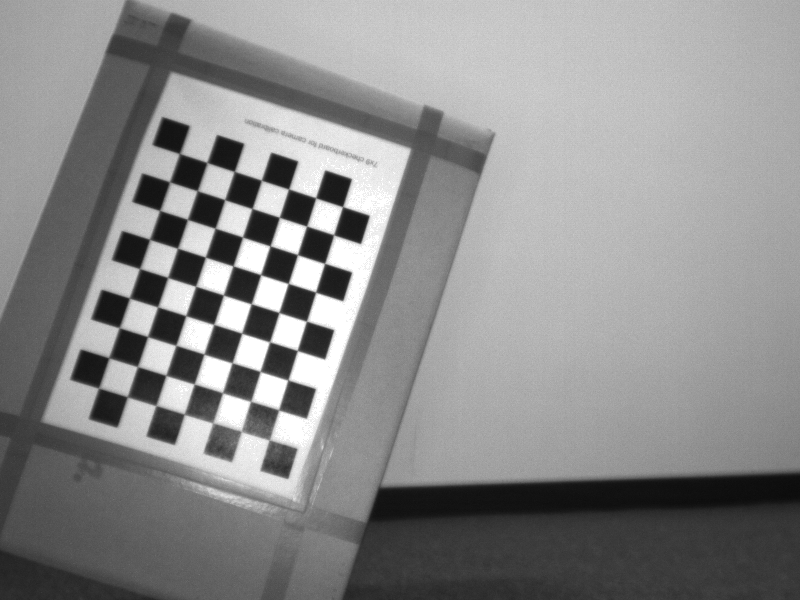
//> input picture image1/9.png, 800 x 600 px
$ ./main   (built with g++ and OpenCV 4)
//> lines starting //> are read from the running program, lines starting //| are printed output that depends on the picture
#include </usr/include/eigen3/Eigen/Dense>
#include <opencv2/opencv.hpp>
#include <opencv2/core/eigen.hpp>
#include <iostream>
#include <fstream>

#define PI 3.141592653589793
#define calibration 0
#define pnp 0
#define getData_pic 0
#define img_calibration 1

using namespace cv;
using namespace std;

bool getCodePose(vector<Point2f> codePoints);


int main(int argc, char *argv[])
{
    if(calibration)
    {
        ifstream fin("pic_data.txt"); //图片路径
        ofstream fout("calibration_result.txt");    //结果存储

        cout << "开始提取角点......" << endl;

        int image_count = 0;
        Size image_size;
        Size board_size = Size(7, 9);   //标定版上行列角点数
        vector<Point2f> image_points_buf; //缓存每幅图像上检测到的角点
        vector< vector<Point2f> > image_points_seq; //保存检测的所有角点
        string filename;
        //int count = -1;

        while( getline(fin, filename) )
        {
            image_count++;
            cout << "image_count = " << image_count << endl;
            // cout << "-->count = " << count;
            Mat imageInput = imread(filename);
            // cout << imageInput.channels() << endl;
            // imshow(filename, imageInput);
            // waitKey(0);
            if(image_count == 1)
            {
                image_size.width = imageInput.cols;
                image_size.height = imageInput.rows;
                cout << "image_size.width = " << image_size.width << endl;
                cout << "iamge_size.height = " << image_size.height << endl;
            }

            //提取角点
            if(findChessboardCorners(imageInput, board_size, image_points_buf) == 0)
            {
                cout << "can not find chessboard corners! \n";
                exit(1);
            }
            else
            {
                Mat view_gray;
                cvtColor(imageInput, view_gray, CV_RGB2GRAY);
                //亚像素精确化
                find4QuadCornerSubpix(view_gray, image_points_buf, Size(11,11));
                image_points_seq.push_back(image_points_buf);
                //显示角点位置
                drawChessboardCorners(view_gray, board_size, image_points_buf, true);
                imshow("camera_calibration", view_gray);
                waitKey(100);
            }
        }

        int total = image_points_seq.size();
        cout << "total = " << total << endl;
        int CornerNum = board_size.width * board_size.height;   //每张图片上总的角点数
        for(int n=0; n<total; n++)
        {
            if(n % CornerNum == 0)
            {
                int i = -1;
                i = n/CornerNum;
                int j = i+1;
                cout << "--> 第 " << j << "图片数据 --> : " << endl;
            }
            if(n % 3 == 0)
            {
                cout << endl;
            }
            else
            {
                cout.width(10);
            }

            //输出所有角点
            cout << " -->" << image_points_seq[n][0].x;
            cout << " -->" << image_points_seq[n][0].y;
        }
        cout << "\n 角点提取完成！ \n";

        cout << "开始标定......";

        Size square_size = Size(23, 23);    //实际测量得到的标定板上每个盘格的大小 mm
        std::vector< std::vector<Point3f> > object_points;  //保存标定版上角点的三维坐标

        Mat cameraMatrix = Mat(3, 3, CV_32FC1, Scalar::all(0)); //相机内参矩阵
        std::vector<int> point_counts;  //每幅图像中角点的数量
        Mat distCoeffs = Mat(1, 5, CV_32FC1, Scalar::all(0));   //相机的5个畸变系数: k1,k2,p1,p2,k3
        std::vector<Mat> tvecsMat;  //每幅图像的旋转向量
        std::vector<Mat> rvecsMat;  //每幅图像的平移向量
        //初始化标定板上角点的三维坐标
        for(int t=0; t<image_count; t++)
        {
            std::vector<Point3f> tempPointSet;
            for(int i=0; i<board_size.height; i++)
            {
                for(int j=0; j<board_size.width; j++)
                {
                    Point3f realPoint;
                    //假设标定板放在世界坐标系中z=0的平面上
                    realPoint.x = i*square_size.width;
                    realPoint.y = j*square_size.height;
                    realPoint.z = 0;
                    tempPointSet.push_back(realPoint);
                }
            }
            object_points.push_back(tempPointSet);
        }
        //初始化每幅图像中的角点数量，假定每幅图像中都可以看到完整的标定板
        for(int i=0; i<image_count; i++)
        {
            point_counts.push_back(board_size.width * board_size.height);
        }

        calibrateCamera(object_points, image_points_seq, image_size, cameraMatrix, distCoeffs, rvecsMat, tvecsMat, 0);
        cout << "标定完成! \n";

        cout << "开始评价标定结果......\n";
        double total_err = 0.0; //所有图像的平均误差总和
        double err = 0.0;   //每幅图像的平均误差
        std::vector<Point2f> image_points2; //保存重新计算得到的投影点
        cout << "\t每幅图像的标定误差: \n";
        fout << "每幅图像的标定误差: \n";
        for(int i=0; i<image_count; i++)
        {
            std::vector<Point3f> tempPointSet = object_points[i];
            //通过得到的相机内外参数，对空间的三维点进行重新投影计算，得到新的投影点
            projectPoints(tempPointSet, rvecsMat[i], tvecsMat[i], cameraMatrix, distCoeffs, image_points2);
            //计算新的投影点和旧的投影点之间的误差
            std::vector<Point2f> tempImagePoint = image_points_seq[i];
            Mat tempImagePointMat = Mat(1, tempImagePoint.size(), CV_32FC2);
            Mat image_points2Mat = Mat(1, image_points2.size(), CV_32FC2);
            for(int j=0; j<tempImagePoint.size(); j++)
            {
                image_points2Mat.at<Vec2f>(0, j) = Vec2f(image_points2[j].x, image_points2[j].y);
                tempImagePointMat.at<Vec2f>(0, j) = Vec2f(tempImagePoint[j].x, tempImagePoint[j].y);
            }

            err = norm(image_points2Mat, tempImagePointMat, NORM_L2);
            total_err += err/= point_counts[i];
            cout << "第" << i+1 << "幅图像的平均误差: " << err << "像素" << endl;
            fout << "第" << i+1 << "幅图像的平均误差: " << err << "像素" << endl;
        }
        cout << "总体平均误差: " << total_err/image_count << "像素" << endl;
        fout << "总体平均误差: " << total_err/image_count << "像素" << endl;
        cout << "评价完成！ " << endl;

        cout << "开始保存标定结果......" << endl;
        Mat rotation_matrix = Mat(3, 3, CV_32FC1, Scalar::all(0));
        fout << "相机内参数矩阵: " << endl;
        fout << cameraMatrix << endl << endl;
        fout << "畸变系数: \n";
        fout << distCoeffs << endl <<endl;
        for(int i=0; i<image_count; i++)
        {
            fout << "第" << i+1 << "幅图像的旋转向量: " << endl;
            fout << tvecsMat[i] << endl;

            Rodrigues(tvecsMat[i], rotation_matrix);
            fout << "第" << i+1 << "幅图像的旋转矩阵: " << endl;
            fout << rotation_matrix << endl;
            fout << "第" << i+1 << "幅图像的平移向量: " << endl;
            fout << rvecsMat[i] << endl << endl;
        }
        cout << "完成保存" << endl;
        fout << endl;
        waitKey(0);
        return 0;
    }

    if(pnp)
    {
        vector<Point3f> world_coordinate;
        Mat world_coordinate_mat;
        world_coordinate.clear();
        world_coordinate.push_back(Point3f(50, 50, 0)); //2730   //单位mm
        world_coordinate.push_back(Point3f(-50, 50, 0));
        world_coordinate.push_back(Point3f(-50, -50, 0));
        world_coordinate.push_back(Point3f(50, -50, 0));
        Mat(world_coordinate).convertTo(world_coordinate_mat, CV_32F);

        vector<Point2f> image_points;
        image_points.clear();
        image_points.push_back(Point2f(571, 456));
        image_points.push_back(Point2f(555, 488));
        image_points.push_back(Point2f(523, 472));
        image_points.push_back(Point2f(538, 440));

        // [4 lines of commented-out code are left out]


		Mat camMatrix; //相机内参矩阵
		Mat distCoeff; //相机畸变系数
		camMatrix = (Mat_<double>(3, 3) << 1503.24441, 0, 316.70629, 0, 1526.24740, 261.94298, 0, 0, 1);
		distCoeff  = (Mat_<double>(5, 1) << -0.05103, 6.50903, -0.01812,  -0.08288, -13.22825);

        Mat Rvec;
        Mat_<float> Tvec;
        Mat raux, taux;
        solvePnP(world_coordinate_mat, image_points, camMatrix, distCoeff, raux, taux, false, CV_ITERATIVE);

        cout << raux << endl << taux << endl;

        raux.convertTo(Rvec, CV_32F);   //旋转向量
        taux.convertTo(Tvec, CV_32F);   //平移向量

        Mat_<float> rotMat(3, 3);
        Rodrigues(Rvec, rotMat);  //使用罗德里格斯变换变成旋转矩阵

        //格式转换
        Eigen::Matrix<float, Eigen::Dynamic, Eigen::Dynamic> R_n;
        Eigen::Matrix<float, Eigen::Dynamic, Eigen::Dynamic> T_n;
        cv2eigen(rotMat, R_n);
        cv2eigen(Tvec, T_n);
        Eigen::Vector3f P_oc;
        P_oc = -R_n.inverse() * T_n;
        printf("x:%.1f  y:%.1f  z:%.1f\n", P_oc[0]/10, P_oc[1]/10, P_oc[2]/10);

        float theta_x, theta_y, theta_z;
        theta_x = atan2(rotMat[2][1], rotMat[2][2]) * 57.2958;
        theta_y = atan2(-rotMat[2][0], sqrt(rotMat[2][0] * rotMat[2][0] + rotMat[2][2] * rotMat[2][2])) * 57.2958;
        theta_z = atan2(rotMat[1][0], rotMat[0][0]) * 57.2958;
        cout << theta_x << " " << theta_y << " " << theta_z << endl;
    }

	if(getData_pic)
	{
		vector<Point2f> image_points;
		image_points.clear();
		image_points.push_back(Point2f(314, 250));
		image_points.push_back(Point2f(314, 213));
		image_points.push_back(Point2f(351, 213));
		image_points.push_back(Point2f(351, 250));
		getCodePose(image_points);
	}

	if(img_calibration)
	{
		// [6 lines of commented-out code are left out]
		Mat frame;
		Mat frameCalibration;

		//inputVideo >> frame;
		frame = imread("./image2/9.png");
//> frame is the input picture: 600 rows x 800 cols, CV_8UC3; min 11, max 255, mean 138.5

		Mat cameraMatrix = Mat::eye(3, 3, CV_64F);
		cameraMatrix.at<double>(0, 0) = 1195.3866;
		cameraMatrix.at<double>(0, 2) = 324.5385;
		cameraMatrix.at<double>(1, 1) = 1309.0698;
		cameraMatrix.at<double>(1, 2) = 214.0473;
		cameraMatrix.at<double>(2, 2) = 1;

		Mat distCoeffs = Mat::zeros(5, 1, CV_64F);
		distCoeffs.at<double>(0, 0) = -2.2617;
		distCoeffs.at<double>(1, 0) = 13.9632;
		distCoeffs.at<double>(2, 0) = 0.0084;
		distCoeffs.at<double>(3, 0) = 0.0600;
		distCoeffs.at<double>(4, 0) = -56.3373;

		Mat map1, map2;
		//去畸变并保留最大图
		/***initUndistortRectifyMap(cameraMatrix, distCoeffs, Mat(),
		getOptimalNewCameraMatrix(cameraMatrix, distCoeffs, frame.size(), 1, frame.size(), 0),
		frame.size(), CV_16SC2, map1, map2);**/
		// 去畸变至全图
		initUndistortRectifyMap(cameraMatrix, distCoeffs, Mat(), cameraMatrix, frame.size(), CV_16SC2, map1, map2);
// [9 lines of commented-out code are left out]
		frame = imread("./image2/1.png");
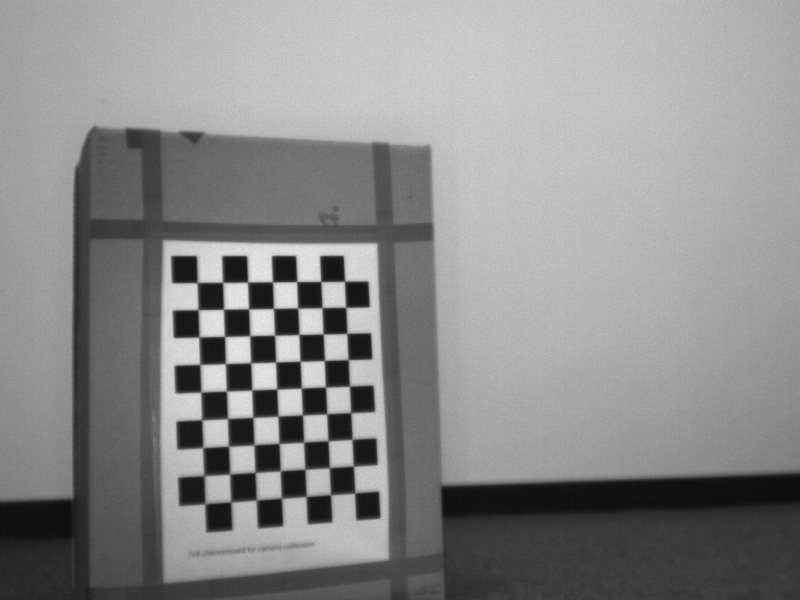
//> input picture image1/1.png, 800 x 600 px
//> frame is the input picture: 600 rows x 800 cols, CV_8UC3; min 11, max 242, mean 138.4
		remap(frame, frameCalibration, map1, map2, INTER_LINEAR);
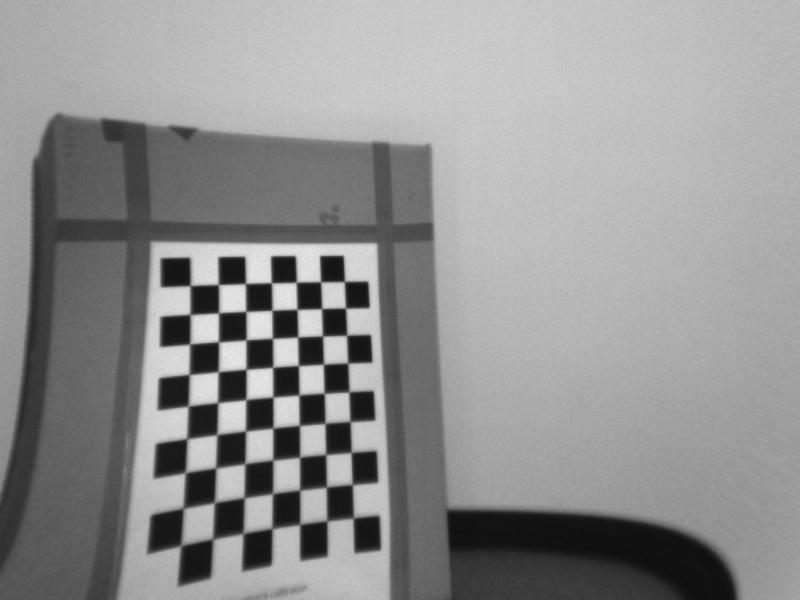
//> frameCalibration: 600 rows x 800 cols, CV_8UC3; min 13, max 234, mean 143.9

		imshow("Origianl", frame);
		imshow("Calibration", frameCalibration);
		char key = waitKey(0);
//> the space key is pressed
		if (key == 27)
			return 0;
	}
}


// [64 lines left out: function getCodePose, not called in this run]
